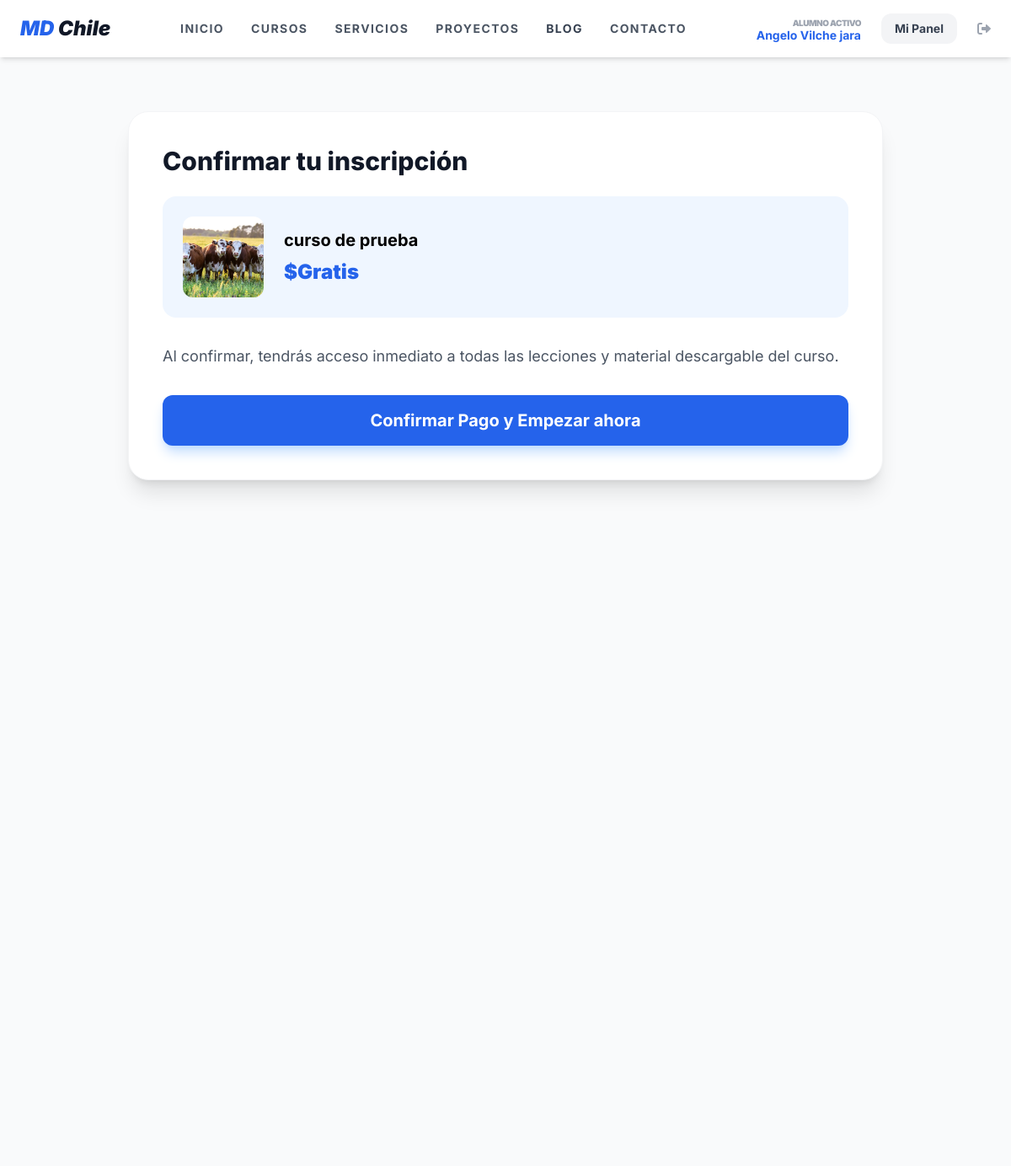
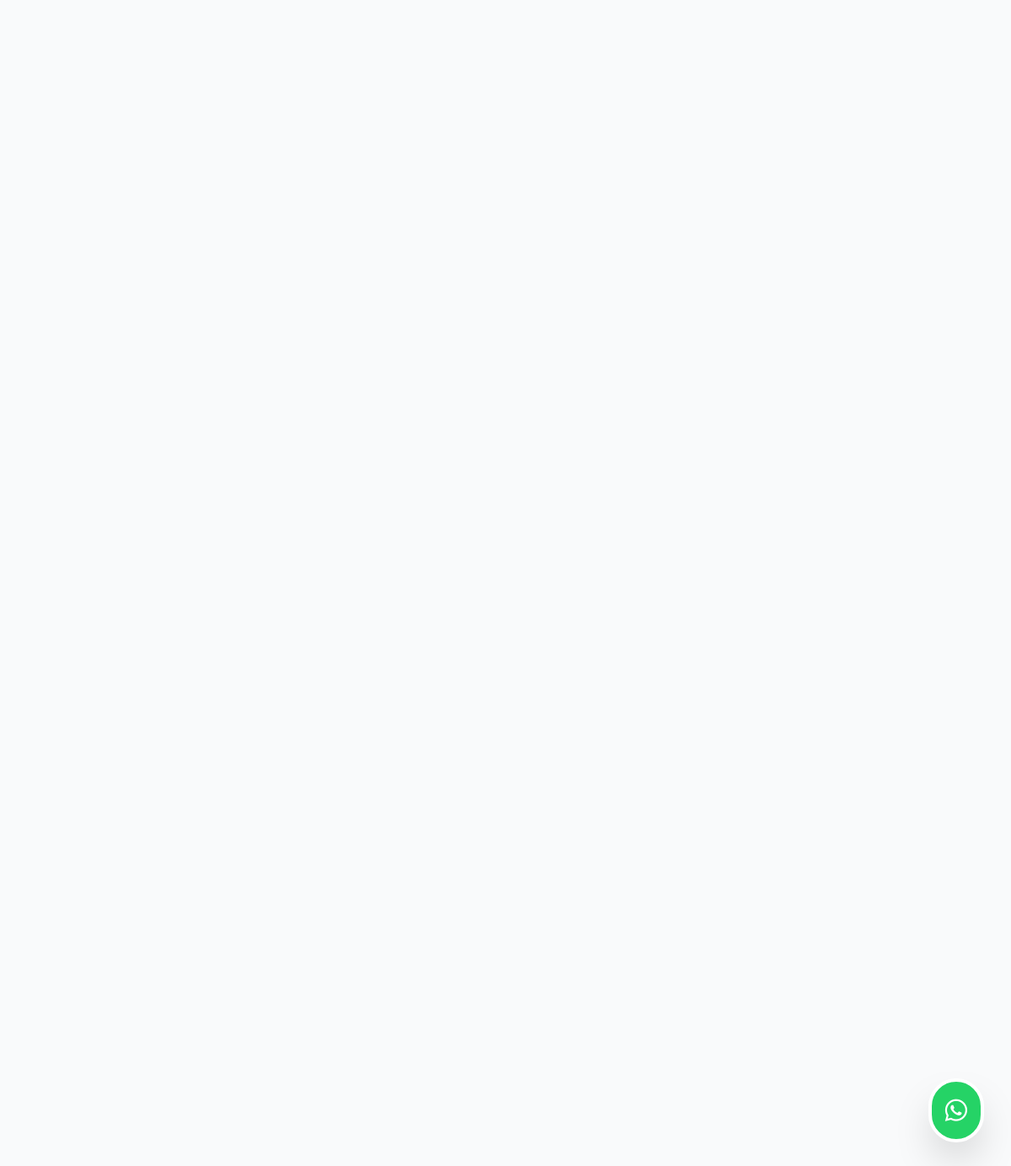
The page /checkout/4/ (signed in) on the database its author committed (2 pictures, top to bottom).
### users/models.py (models this page shows, shortened)
class User(AbstractUser):
    is_client = models.BooleanField(default=True)
    is_admin_user = models.BooleanField(default=False)
    profile_picture = models.ImageField(upload_to='users/profiles/', null=True, blank=True)
    bio = models.TextField(max_length=500, blank=True)
    rut = models.CharField(max_length=12, blank=True, null=True)
    linkedin_url = models.URLField(blank=True, null=True)

### courses/models.py (models this page shows, shortened)
class Course(models.Model):
    title = models.CharField(max_length=200)
    slug = models.SlugField(unique=True, blank=True, null=True)
    description = models.TextField()
    image = models.ImageField(upload_to='courses/banners/', null=True, blank=True)
    price = models.IntegerField(default=0)
    is_published = models.BooleanField(default=True)
    created_at = models.DateTimeField(auto_now_add=True)

### courses/views.py (the view)
# urls.py: path('checkout/<int:course_id>/', views.checkout, name='checkout'),
@login_required
def checkout(request, course_id): return render(request, 'courses/checkout.html', {'course': get_object_or_404(Course, id=course_id)})

### templates/courses/checkout.html
{% extends 'base.html' %}
{% block content %}
<div class="bg-gray-50 min-h-screen py-16 px-6">
    <div class="max-w-4xl mx-auto bg-white p-10 rounded-3xl shadow-xl border border-gray-100">
        <h1 class="text-3xl font-extrabold text-gray-900 mb-6">Confirmar tu inscripción</h1>
        <div class="flex items-center mb-8 p-6 bg-blue-50 rounded-2xl">
            {% if course.image %}
                <img src="{{ course.image.url }}" class="w-24 h-24 object-cover rounded-xl mr-6">
            {% endif %}
            <div>
                <h2 class="text-xl font-bold">{{ course.title }}</h2>
                <p class="text-2xl font-black text-blue-600 mt-2">${{ course.price|default:"Gratis" }}</p>
            </div>
        </div>
        <p class="text-gray-600 mb-8 text-lg">Al confirmar, tendrás acceso inmediato a todas las lecciones y material descargable del curso.</p>
        <a href="{% url 'enroll_trial' course.id %}" class="w-full block text-center bg-blue-600 text-white py-4 rounded-xl font-bold text-xl hover:bg-blue-700 transition shadow-lg shadow-blue-200">
            Confirmar Pago y Empezar ahora
        </a>
    </div>
</div>
{% endblock %}

### templates/base.html (shortened to what this page needs)
<!DOCTYPE html>
<html lang="es">
<head>
    <script src="https://cdn.tailwindcss.com"></script>
    <link rel="stylesheet" href="https://cdnjs.cloudflare.com/ajax/libs/font-awesome/6.0.0/css/all.min.css">
</head>
<body class="bg-gray-50 flex flex-col min-h-screen">
    <nav class="bg-white shadow-md py-4 px-6 flex justify-between items-center sticky top-0 z-50">
        <a href="{% url 'home' %}" class="text-2xl font-black text-blue-600 italic">
            MD <span class="text-gray-900">Chile</span>
        </a>
        <div class="hidden md:flex space-x-8 font-bold text-gray-600 uppercase text-sm tracking-widest">
            <a href="{% url 'home' %}" class="hover:text-blue-600 transition">Inicio</a>
            <a href="{% if user.is_authenticated %}{% url 'dashboard' %}{% else %}{% url 'academia_publica' %}{% endif %}">CURSOS</a>
            <a href="{% url 'services_list' %}" class="hover:text-blue-600 transition">Servicios</a>
            <a class="hover:text-blue-600 transition {% if request.path == '/proyectos/' %}text-blue-600{% endif %}" href="{% url 'projects_list' %}">Proyectos</a>
            <a href="{% url 'blog_list' %}" class="text-gray-700 hover:text-blue-600 font-bold transition">Blog</a>
            <a href="{% url 'contact_view' %}" class="hover:text-blue-600 transition">Contacto</a>
        </div>
        <div class="flex items-center space-x-4">
            {% if user.is_authenticated %}
                <div class="hidden lg:flex flex-col items-end mr-2">
                    <span class="text-[10px] font-black text-gray-400 uppercase tracking-tighter">Alumno Activo</span>
                    <span class="text-sm font-bold text-blue-600 leading-none">
                        {% if user.first_name %}{{ user.first_name }}{% else %}{{ user.username }}{% endif %}
                    </span>
                </div>
                <a href="{% url 'dashboard' %}" class="bg-gray-100 text-gray-700 px-4 py-2 rounded-xl hover:bg-gray-200 transition font-bold text-sm">
                    Mi Panel
                </a>
                <form method="post" action="{% url 'account_logout' %}" class="inline">
                    <button type="submit" class="text-gray-400 hover:text-red-500 transition ml-2">
                        <i class="fas fa-sign-out-alt"></i>
                    </button>
                </form>
            {% endif %}
        </div>
    </nav>
    <main class="flex-grow">
        {% block content %}{% endblock %}
    </main>
    <a href="https://wa.me/56975899661" target="_blank"
       class="fixed bottom-8 right-8 bg-[#25D366] text-white p-4 rounded-full shadow-2xl hover:scale-110 transition-transform z-50 flex items-center justify-center border-4 border-white">
        <i class="fab fa-whatsapp text-3xl"></i>
    </a>
</body>
</html>

### templates/base.html (style rules this page uses)
body { font-family: 'Inter', sans-serif; }

### rows shown on the page
User: first_name "Angelo Vilche jara"
Course: image (picture), title "curso de prueba", price "Gratis"
